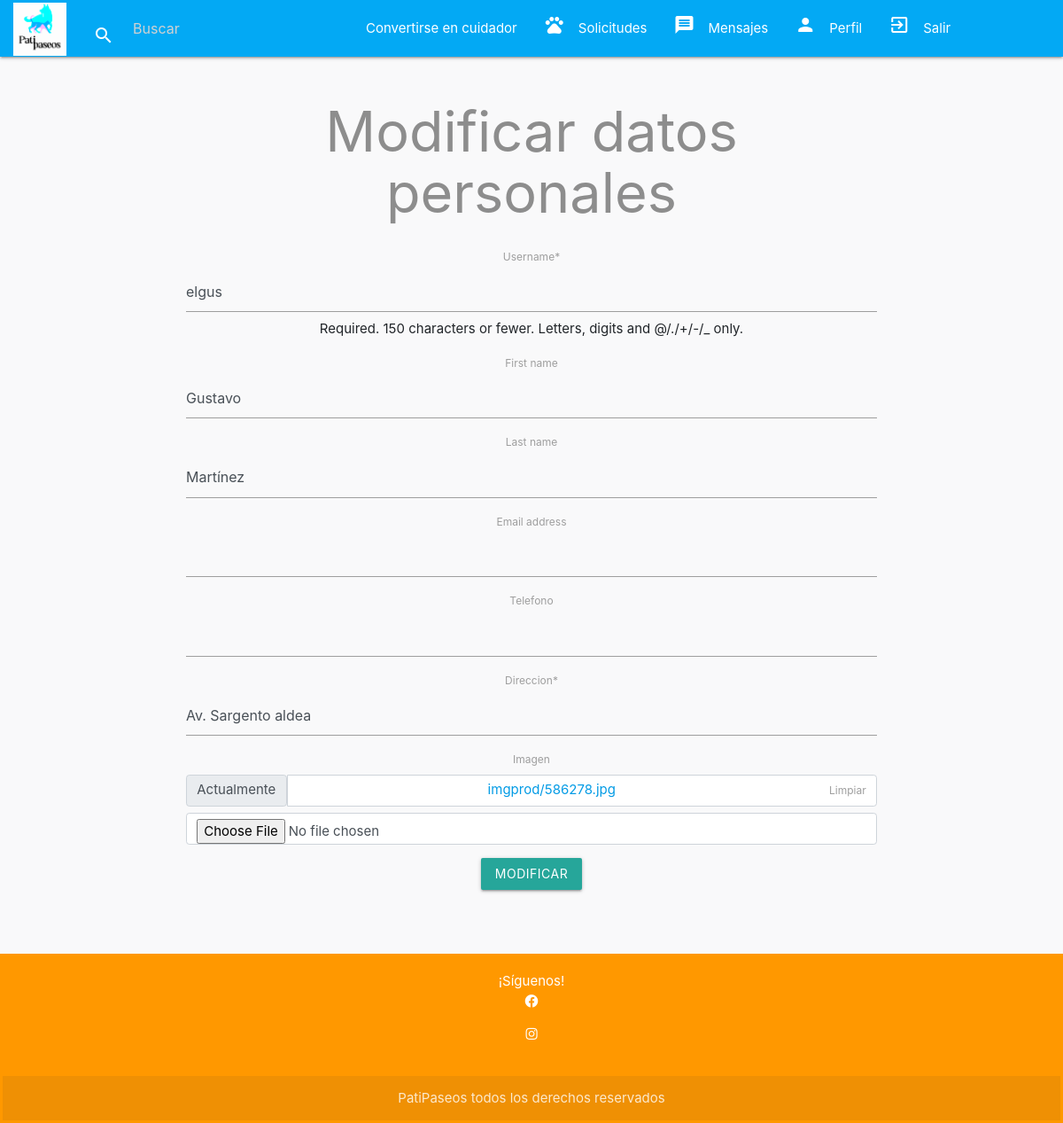
/editar_perfil/1 (signed in), run on an earlier commit of the app's database.
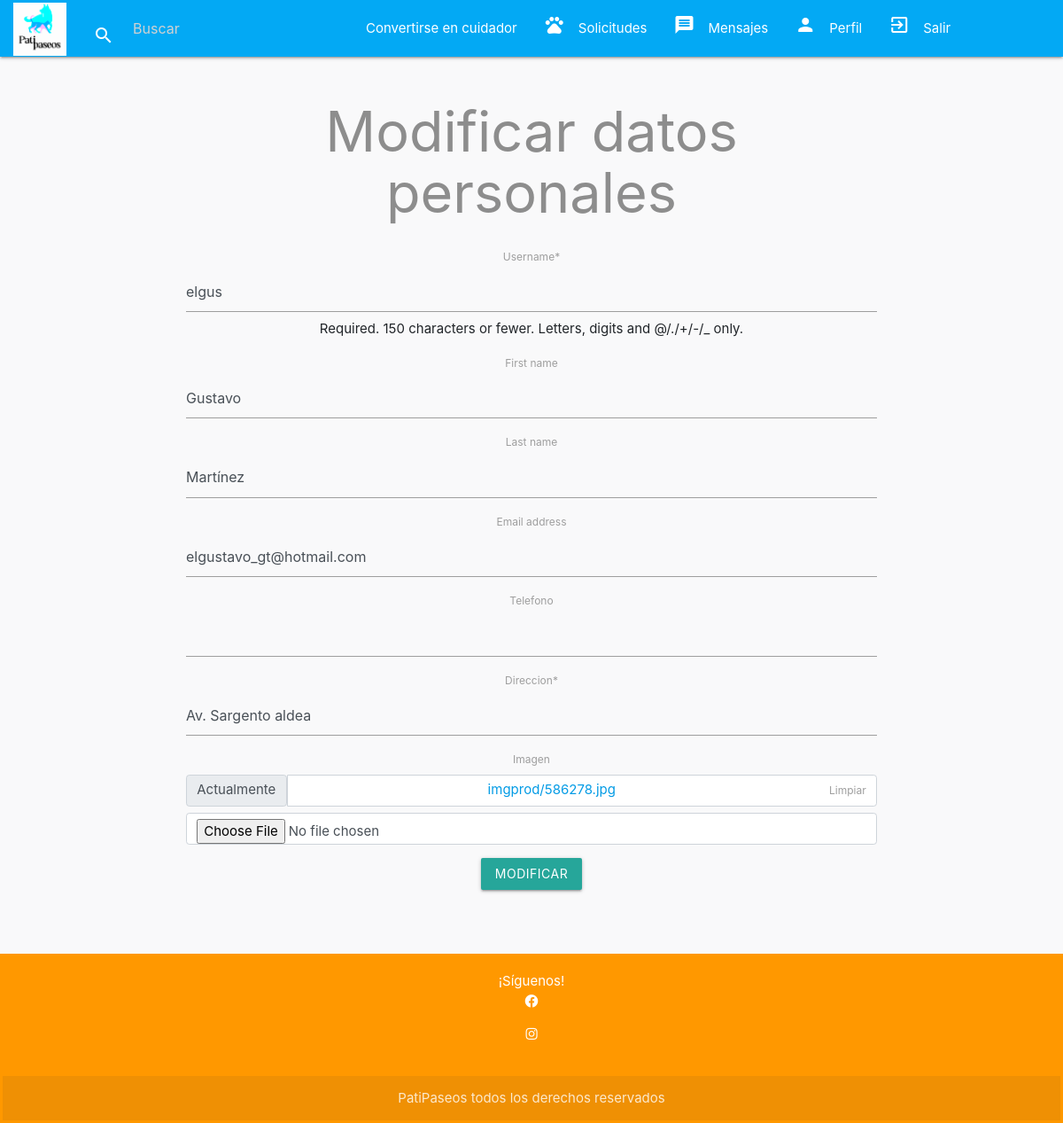
And on a later commit of the database.
### app_mascotas/models.py (models this page shows)
class Propietario(AbstractUser):
    rut = models.CharField(max_length=20, unique=True, default="")
    direccion = models.CharField(max_length=255, default="")
    imagen = models.ImageField(upload_to="imgprod", null=True, blank=True)
    es_cuidador = models.BooleanField(default=False)
    telefono = models.CharField(max_length=15, blank=True, null=True)

### app_mascotas/views.py (the view, shortened to what this page needs)
# urls.py: path('editar_perfil/<int:id>',views.editar_perfil, name='editar_perfil'),
@login_required
def editar_perfil(request,id):
    us = request.user
    print(us)
    user_role = request.session.get('user_role', None)
    form=frmEdit(instance=us)
    contexto={
        "form":form,
        "user_role": user_role,
    }
    return render(request,"app_mascotas/editar_perfil.html",contexto)

### app_mascotas/forms.py
class frmEdit(UserChangeForm):
    class Meta:
        model=Propietario
        fields=["username","first_name","last_name","email","direccion","telefono","imagen"]

### app_mascotas/templates/app_mascotas/editar_perfil.html (shortened to what this page needs)
{% extends 'app_mascotas/base.html' %}
{% load static %}
{% load crispy_forms_tags %}
{% block content %}
<div class="container" style="margin-top: 50px;">
    <form class="form" action="" method="post" enctype="multipart/form-data">
    <div>
        <h1 style="color: #8d8d8d;">Modificar datos personales</h1>
    </div>
    <form action="">
        <div class="row">
            <div class="col-sm-12">
                <div class="form-group">
                    {{ form.username|as_crispy_field }}
                    {{ form.first_name|as_crispy_field }}
                    {{ form.last_name|as_crispy_field }}
                    {{ form.email|as_crispy_field }}
                    {{ form.telefono|as_crispy_field}}
                    {{ form.direccion|as_crispy_field}}
                    {{ form.imagen|as_crispy_field}}
                   {% if form %}
                   <input type="submit" value="Modificar" class="btn btn-warning btn-lg text-white">
                   {% endif %}
    </form>
  </div>
 </div>
{% endblock content %}

What changed in the data, as far as the page shows it:
changed Propietario "elgus": email (not shown) → "elgustavo_gt@hotmail.com"
